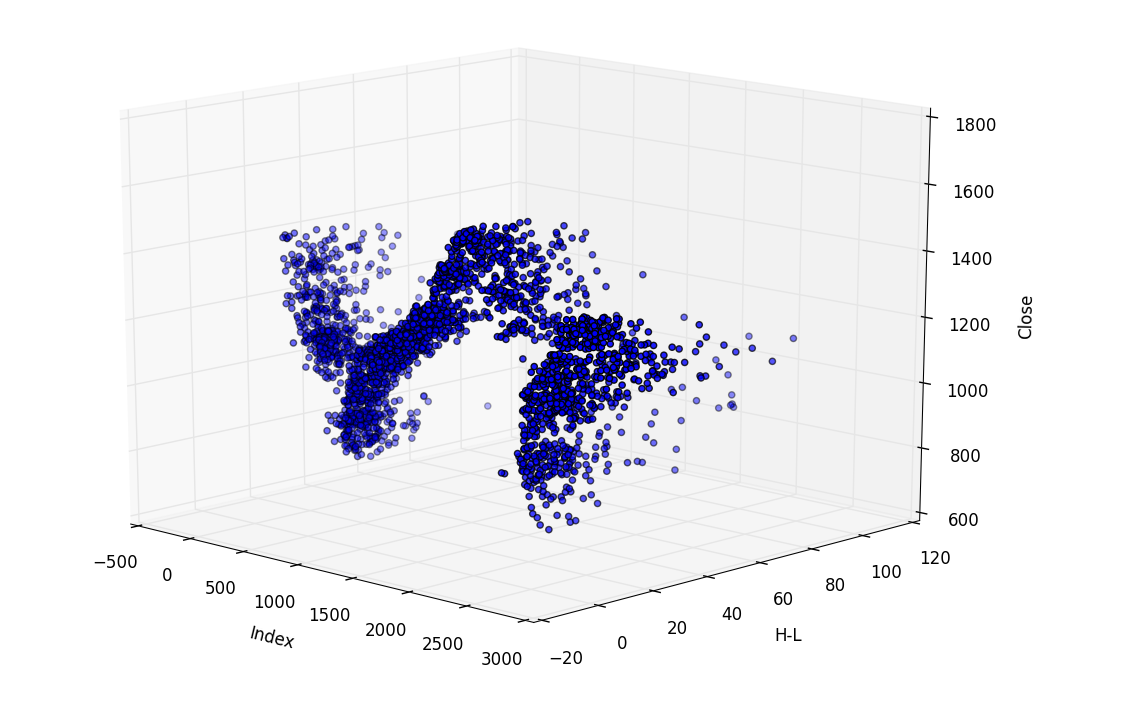
#> input picture dia_2/3_image_arithmetic/3D-Matplotlib-Example.png, 1144 x 724 px
$ python image_arithmetic.py
#> lines starting #> are read from the running program, lines starting #| are printed output that depends on the picture
import cv2
import numpy as np

# 500 x 250

img1 = cv2.imread('3D-Matplotlib-Example.png')
#> img1 is the input picture: shape (724, 1144, 3); mean B, G, R 241.8, 236.6, 236.6
img1 = cv2.resize(img1, (500,250))
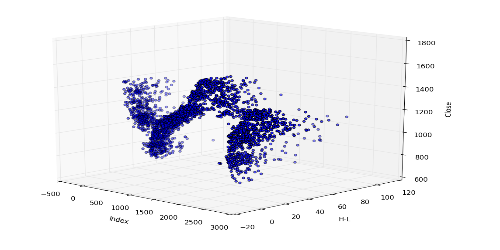
#> img1: shape (250, 500, 3); mean B, G, R 241.8, 236.6, 236.6
img2 = cv2.imread('monte-carlo-3d-graph.png')
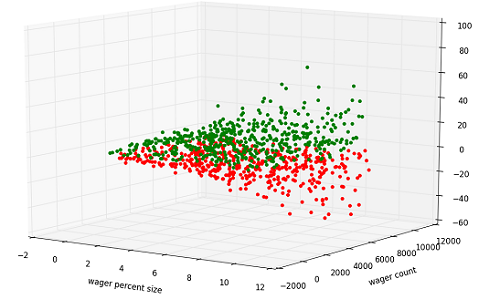
#> input picture dia_2/3_image_arithmetic/monte-carlo-3d-graph.png, 500 x 300 px
#> img2 is the input picture: shape (300, 500, 3); mean B, G, R 233.9, 237.1, 238.8
img2 = cv2.resize(img2, (500,250))
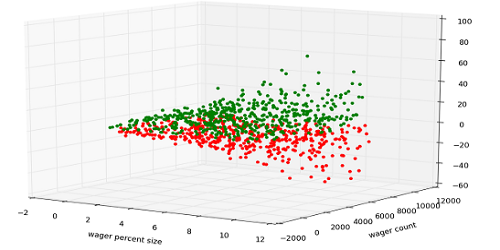
#> img2: shape (250, 500, 3); mean B, G, R 233.9, 237.1, 238.8

add = img1+img2
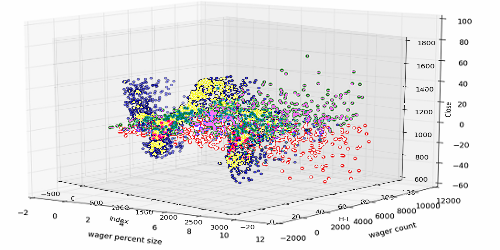
#> add: shape (250, 500, 3); mean B, G, R 228.1, 227.8, 229

# add = cv2.add(img1,img2)
# weighted = cv2.addWeighted(img1, 0.6, img2, 0.4, 0)

cv2.imshow('add',add)
cv2.waitKey(0)
cv2.destroyAllWindows()
